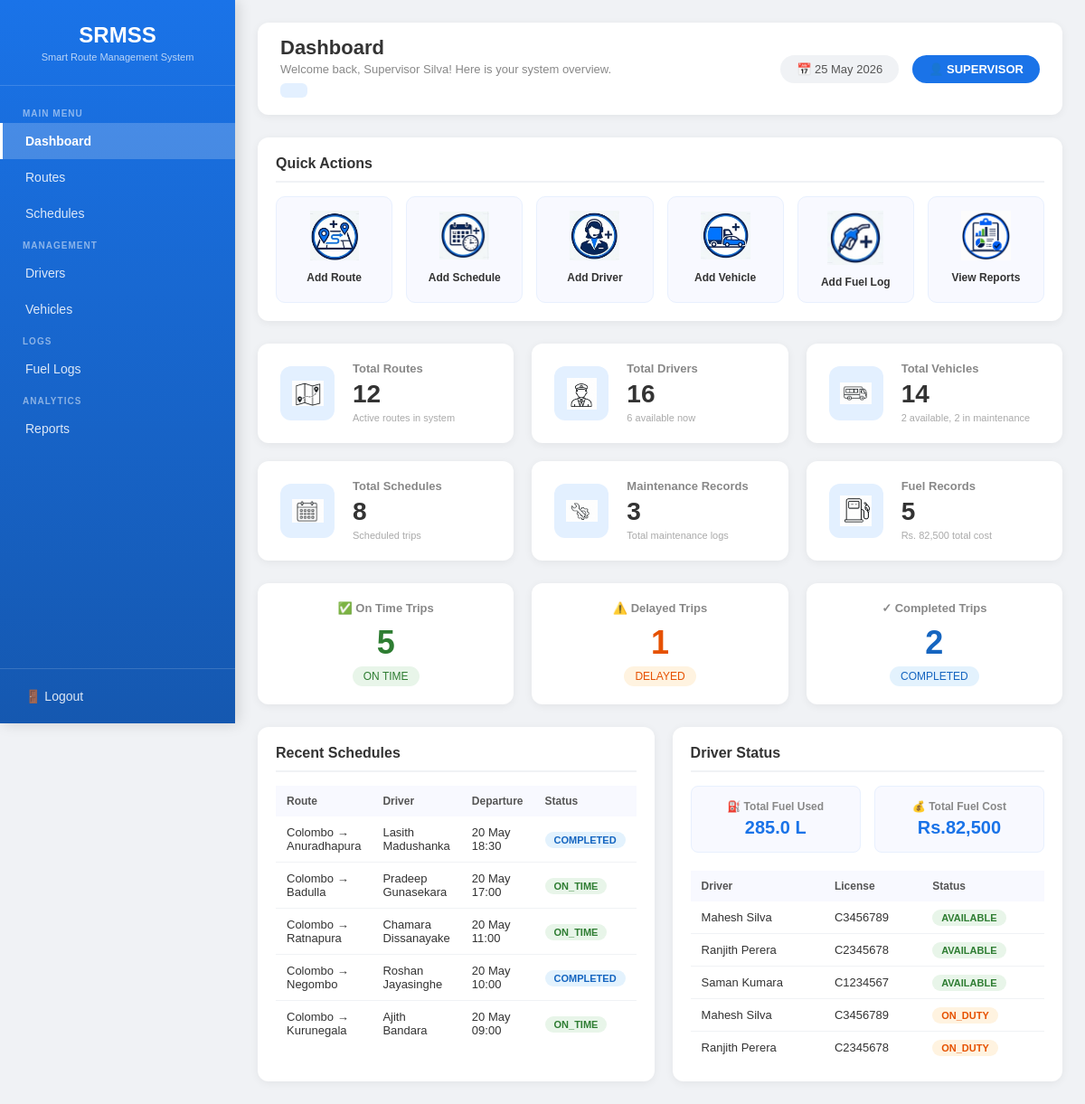
The app's page /dashboard.php (signed in) with its own data.
### tables this page shows
CREATE TABLE `schedules` (
  `id` int(11) NOT NULL,
  `route_id` int(11) DEFAULT NULL,
  `departure_time` datetime DEFAULT NULL,
  `arrival_time` datetime DEFAULT NULL,
  `status` enum('on_time','delayed','completed') DEFAULT NULL
);

CREATE TABLE `routes` (
  `id` int(11) NOT NULL,
  `start_point` varchar(100) DEFAULT NULL,
  `end_point` varchar(100) DEFAULT NULL,
  `stops` text DEFAULT NULL,
  `distance` float DEFAULT NULL,
  `driver_id` int(11) DEFAULT NULL,
  `vehicle_id` int(11) DEFAULT NULL,
  `start_lat` decimal(10,8) DEFAULT NULL,
  `start_lng` decimal(11,8) DEFAULT NULL,
  `end_lat` decimal(10,8) DEFAULT NULL,
  `end_lng` decimal(11,8) DEFAULT NULL,
  `depot` varchar(100) DEFAULT 'Colombo Regional Depot'
);

CREATE TABLE `drivers` (
  `id` int(11) NOT NULL,
  `name` varchar(100) DEFAULT NULL,
  `license_number` varchar(50) DEFAULT NULL,
  `license_expiry` date DEFAULT NULL,
  `phone` varchar(20) DEFAULT NULL,
  `status` enum('available','on_duty','off') DEFAULT NULL,
  `working_hours` int(11) DEFAULT 0,
  `depot` varchar(100) DEFAULT 'Colombo Regional Depot'
);

### dashboard.php (the view, shortened to what this page needs)
<?php
include 'config/db.php';
$user = $_SESSION['user'];
$total_routes = mysqli_fetch_row(mysqli_query($conn, "SELECT COUNT(*) FROM routes"))[0] ?? 0;
$total_drivers = mysqli_fetch_row(mysqli_query($conn, "SELECT COUNT(*) FROM drivers"))[0] ?? 0;
$total_vehicles = mysqli_fetch_row(mysqli_query($conn, "SELECT COUNT(*) FROM vehicles"))[0] ?? 0;
$total_schedules = mysqli_fetch_row(mysqli_query($conn, "SELECT COUNT(*) FROM schedules"))[0] ?? 0;
$total_maintenance = mysqli_fetch_row(mysqli_query($conn, "SELECT COUNT(*) FROM maintenance_logs"))[0] ?? 0;
$total_fuel = mysqli_fetch_row(mysqli_query($conn, "SELECT COUNT(*) FROM fuel_logs"))[0] ?? 0;
$on_time = mysqli_fetch_row(mysqli_query($conn, "SELECT COUNT(*) FROM schedules WHERE status='on_time'"))[0] ?? 0;
$delayed = mysqli_fetch_row(mysqli_query($conn, "SELECT COUNT(*) FROM schedules WHERE status='delayed'"))[0] ?? 0;
$completed = mysqli_fetch_row(mysqli_query($conn, "SELECT COUNT(*) FROM schedules WHERE status='completed'"))[0] ?? 0;
$available_drivers = mysqli_fetch_row(mysqli_query($conn, "SELECT COUNT(*) FROM drivers WHERE status='available'"))[0] ?? 0;
$available_vehicles = mysqli_fetch_row(mysqli_query($conn, "SELECT COUNT(*) FROM vehicles WHERE status='available'"))[0] ?? 0;
$maintenance_vehicles = mysqli_fetch_row(mysqli_query($conn, "SELECT COUNT(*) FROM vehicles WHERE status='maintenance'"))[0] ?? 0;
$fuel_stats = mysqli_fetch_assoc(mysqli_query($conn, "SELECT SUM(cost) as total_cost, SUM(liters) as total_liters FROM fuel_logs"));
$recent_schedules = mysqli_query($conn, "
    SELECT s.*, r.start_point, r.end_point, d.name as driver_name, v.registration
    FROM schedules s
    LEFT JOIN routes r ON s.route_id = r.id
    LEFT JOIN drivers d ON r.driver_id = d.id
    LEFT JOIN vehicles v ON r.vehicle_id = v.id
    ORDER BY s.departure_time DESC
    LIMIT 5
");
$recent_drivers = mysqli_query($conn, "SELECT * FROM drivers ORDER BY id DESC LIMIT 5");
?>
<!DOCTYPE html>
<html>
<head>
</head>
<body>
<div class="sidebar">
<div class="sidebar-header">
    <h2> SRMSS</h2>
    <p>Smart Route Management System</p>
</div>
<div class="sidebar-menu">
    <div class="menu-label">Main Menu</div>
    <a href="dashboard.php" class="active"> Dashboard</a>
    <a href="routes/view_routes.php"> Routes</a>
    <a href="schedule/view_schedule.php"> Schedules</a>
    <?php if ($_SESSION['user']['role'] == 'admin' ||
              $_SESSION['user']['role'] == 'supervisor'): ?>
    <div class="menu-label">Management</div>
    <a href="drivers/view_drivers.php"> Drivers</a>
    <a href="vehicles/view_vehicles.php"> Vehicles</a>
    <?php endif; ?>
    <div class="menu-label">Logs</div>
    <a href="fuel/view_fuel.php"> Fuel Logs</a>
    <div class="menu-label">Analytics</div>
    <a href="reports/generate_report.php"> Reports</a>
</div>
<div class="logout-section">
    <a href="logout.php">🚪 Logout</a>
</div>
</div>
<div class="main">
<div class="topbar">
    <div>
        <h1>Dashboard</h1>
        <p>Welcome back, <?= $user['name'] ?>! Here is your system overview.</p>
        <p style="
            background: #e3f0ff;
            color: #1a73e8;
            padding: 8px 15px;
            border-radius: 6px;
            font-size: 13px;
            margin-top: 8px;
            display: inline-block;
        ">
        </p>
    </div>
    <div class="topbar-right">
        <span class="date-badge">📅 <?= date('d M Y') ?></span>
        <span class="user-badge">👤 <?= strtoupper($user['role']) ?></span>
    </div>
</div>
<div class="quick-links">
    <h2> Quick Actions</h2>
    <div class="links-grid">
        <a href="routes/add_route.php" class="quick-link">
            <img src="ADD ROUTE.jpg" alt="Add Route"
                 style="width:55px; height:55px; object-fit:contain; margin-bottom:8px;">
            <p>Add Route</p>
        </a>
        <a href="schedule/add_schedule.php" class="quick-link">
            <img src="ADD SCHEDULEE.jpg" alt="Add Schedule"
                 style="width:55px; height:55px; object-fit:contain; margin-bottom:8px;">
            <p>Add Schedule</p>
        </a>
        <a href="drivers/add_driver.php" class="quick-link">
            <img src="ADD DRIVERRR.jpg" alt="Add Driver"
                 style="width:55px; height:55px; object-fit:contain; margin-bottom:8px;">
            <p>Add Driver</p>
        </a>
        <a href="vehicles/add_vehicle.php" class="quick-link">
            <img src="ADD VEHICLEE.jpg" alt="Add Vehicle"
                 style="width:55px; height:55px; object-fit:contain; margin-bottom:8px;">
            <p>Add Vehicle</p>
        </a>
        <a href="fuel/add_fuel.php" class="quick-link">
            <img src="ADD FUEL LOGGGG.jpg" alt="Add Fuel"
                 style="width:65px; height:60px; object-fit:contain; margin-bottom:8px;">
            <p>Add Fuel Log</p>
        </a>
        <a href="reports/generate_report.php" class="quick-link">
            <img src="GENN.png" alt="Reports"
                 style="width:55px; height:55px; object-fit:contain; margin-bottom:8px;">
            <p>View Reports</p>
        </a>
    </div>
</div>
    <div class="stats-grid">
        <div class="stat-card">
            <div class="stat-icon icon-blue">
			   <img src="mapp.png" alt="Routes"
             style="width:35px; height:35px; object-fit:contain;">
			 </div>
            <div class="stat-info">
                <h3>Total Routes</h3>
                <p><?= $total_routes ?></p>
                <small>Active routes in system</small>
            </div>
        </div>
        <div class="stat-card">
            <div class="stat-icon icon-blue">
			<img src="uSe.png" alt="Drivers"
             style="width:35px; height:35px; object-fit:contain;">
			 </div>
            <div class="stat-info">
                <h3>Total Drivers</h3>
                <p><?= $total_drivers ?></p>
                <small><?= $available_drivers ?> available now</small>
            </div>
        </div>
        <div class="stat-card">
            <div class="stat-icon icon-blue">
		<img src="bbu.png" alt="Vehicles"
             style="width:35px; height:35px; object-fit:contain;">
		</div>
            <div class="stat-info">
                <h3>Total Vehicles</h3>
                <p><?= $total_vehicles ?></p>
                <small><?= $available_vehicles ?> available, <?= $maintenance_vehicles ?> in maintenance</small>
            </div>
        </div>
        <div class="stat-card">
            <div class="stat-icon icon-blue">
			   <img src="cala.png" alt="Schedules"
             style="width:35px; height:35px; object-fit:contain;">
			 </div>
            <div class="stat-info">
                <h3>Total Schedules</h3>
                <p><?= $total_schedules ?></p>
                <small>Scheduled trips</small>
            </div>
        </div>
        <div class="stat-card">
            <div class="stat-icon icon-blue">
			 <img src="main.png" alt="Maintenance"
             style="width:35px; height:35px; object-fit:contain;">
			</div>
            <div class="stat-info">
                <h3>Maintenance Records</h3>
                <p><?= $total_maintenance ?></p>
                <small>Total maintenance logs</small>
            </div>
        </div>
        <div class="stat-card">
            <div class="stat-icon icon-blue">
			 <img src="fufu.png" alt="Fuel"
             style="width:35px; height:35px; object-fit:contain;">
			</div>
            <div class="stat-info">
                <h3>Fuel Records</h3>
                <p><?= $total_fuel ?></p>
                <small>Rs. <?= number_format($fuel_stats['total_cost'] ?? 0, 0) ?> total cost</small>
            </div>
        </div>
    </div>
    <div class="middle-row">
        <div class="status-card">
            <h3>✅ On Time Trips</h3>
            <div class="status-number green-text"><?= $on_time ?></div>
            <span class="status-label green-bg">ON TIME</span>
        </div>
        <div class="status-card">
            <h3>⚠️ Delayed Trips</h3>
            <div class="status-number orange-text"><?= $delayed ?></div>
            <span class="status-label orange-bg">DELAYED</span>
        </div>
        <div class="status-card">
            <h3>✓ Completed Trips</h3>
            <div class="status-number blue-text"><?= $completed ?></div>
            <span class="status-label blue-bg">COMPLETED</span>
        </div>
    </div>
    <div class="bottom-row">
        <div class="table-card">
            <h2> Recent Schedules</h2>
            <table>
                <tr>
                    <th>Route</th>
                    <th>Driver</th>
                    <th>Departure</th>
                    <th>Status</th>
                </tr>
                <?php if (mysqli_num_rows($recent_schedules) > 0): ?>
                    <?php while ($row = mysqli_fetch_assoc($recent_schedules)): ?>
                    <tr>
                        <td><?= $row['start_point'] ?> → <?= $row['end_point'] ?></td>
                        <td><?= $row['driver_name'] ?? 'N/A' ?></td>
                        <td><?= date('d M H:i', strtotime($row['departure_time'])) ?></td>
                        <td>
                            <span class="badge badge-<?= $row['status'] ?>">
                                <?= strtoupper($row['status']) ?>
                            </span>
                        </td>
                    </tr>
                    <?php endwhile; ?>
                <?php endif; ?>
            </table>
        </div>
        <div class="table-card">
            <h2>Driver Status</h2>
            <div class="fuel-summary">
                <div class="fuel-box">
                    <h3>⛽ Total Fuel Used</h3>
                    <p><?= number_format($fuel_stats['total_liters'] ?? 0, 1) ?> L</p>
                </div>
                <div class="fuel-box">
                    <h3>💰 Total Fuel Cost</h3>
                    <p>Rs.<?= number_format($fuel_stats['total_cost'] ?? 0, 0) ?></p>
                </div>
            </div>
            <table>
                <tr>
                    <th>Driver</th>
                    <th>License</th>
                    <th>Status</th>
                </tr>
                <?php if (mysqli_num_rows($recent_drivers) > 0): ?>
                    <?php while ($row = mysqli_fetch_assoc($recent_drivers)): ?>
                    <tr>
                        <td><?= $row['name'] ?></td>
                        <td><?= $row['license_number'] ?></td>
                        <td>
                            <span class="badge badge-<?= $row['status'] ?>">
                                <?= strtoupper($row['status']) ?>
                            </span>
                        </td>
                    </tr>
                    <?php endwhile; ?>
                <?php endif; ?>
            </table>
        </div>
    </div>
</div>
</body>
</html>

### records on screen
schedules: route.start_point "Colombo", route.end_point "Anuradhapura", drivers.name "Lasith Madushanka", departure_time "20 May 18:30", status "COMPLETED"
schedules: route.start_point "Colombo", route.end_point "Badulla", drivers.name "Pradeep Gunasekara", departure_time "20 May 17:00", status "ON_TIME"
schedules: route.start_point "Colombo", route.end_point "Ratnapura", drivers.name "Chamara Dissanayake", departure_time "20 May 11:00", status "ON_TIME"
schedules: route.start_point "Colombo", route.end_point "Negombo", drivers.name "Roshan Jayasinghe", departure_time "20 May 10:00", status "COMPLETED"
schedules: route.start_point "Colombo", route.end_point "Kurunegala", drivers.name "Ajith Bandara", departure_time "20 May 09:00", status "ON_TIME"
drivers: name "Mahesh Silva", license_number "C3456789", status "AVAILABLE"
drivers: name "Ranjith Perera", license_number "C2345678", status "AVAILABLE"
drivers: name "Saman Kumara", license_number "C1234567", status "AVAILABLE"
drivers: name "Mahesh Silva", license_number "C3456789", status "ON_DUTY"
drivers: name "Ranjith Perera", license_number "C2345678", status "ON_DUTY"

### other values on screen
$user['name'] "Supervisor Silva"
$user['role'] "SUPERVISOR"
$total_routes "12"
$total_drivers "16"
$available_drivers "6"
$total_vehicles "14"
$available_vehicles "2"
$maintenance_vehicles "2"
$total_schedules "8"
$total_maintenance "3"
$total_fuel "5"
$fuel_stats['total_cost'] "82,500"
$on_time "5"
$delayed "1"
$completed "2"
